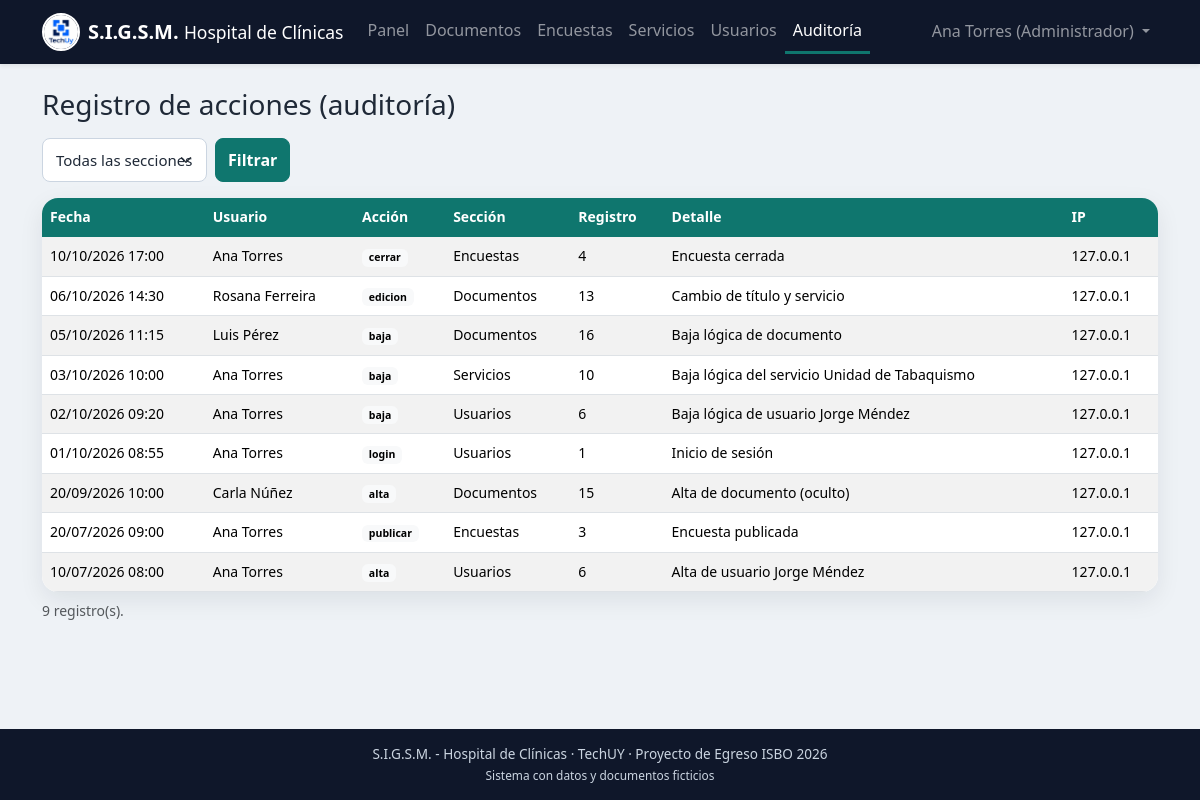
The page /admin/auditoria.php (signed in) on the database its author committed.
### tables this page shows
CREATE TABLE auditoria (
  id_auditoria    INT AUTO_INCREMENT,
  id_usuario      INT NULL,
  accion          VARCHAR(50)  NOT NULL,
  tabla_afectada  VARCHAR(50)  NOT NULL,
  id_registro     INT NULL,
  detalle         VARCHAR(255) NULL,
  ip              VARCHAR(45)  NULL,
  fecha           DATETIME     NOT NULL DEFAULT CURRENT_TIMESTAMP,
  CONSTRAINT pk_auditoria PRIMARY KEY (id_auditoria),
  CONSTRAINT fk_auditoria_usuario FOREIGN KEY (id_usuario)
    REFERENCES usuario(id_usuario)
);

CREATE TABLE usuario (
  id_usuario       INT AUTO_INCREMENT,
  nombre           VARCHAR(100) NOT NULL,
  cedula           VARCHAR(8)   NOT NULL,             
  email            VARCHAR(150) NOT NULL,
  contrasena_hash  VARCHAR(255) NOT NULL,             
  id_rol           INT          NOT NULL,
  activo           TINYINT(1)   NOT NULL DEFAULT 1,   
  fecha_alta       DATETIME     NOT NULL DEFAULT CURRENT_TIMESTAMP,
  ultimo_acceso    DATETIME     NULL,
  CONSTRAINT pk_usuario PRIMARY KEY (id_usuario),
  CONSTRAINT uq_usuario_cedula UNIQUE (cedula),
  CONSTRAINT uq_usuario_email UNIQUE (email),
  CONSTRAINT fk_usuario_rol FOREIGN KEY (id_rol)
    REFERENCES rol(id_rol)
);

### includes/funciones.php (called while the page is built, shortened)
<?php
function e($texto): string
{
    return htmlspecialchars((string) $texto, ENT_QUOTES, 'UTF-8');
}
function pagina_actual(): int
{
    $p = filter_input(INPUT_GET, 'pagina', FILTER_VALIDATE_INT);
    return ($p && $p > 0) ? $p : 1;
}

### admin/auditoria.php (the view, shortened to what this page needs)
<?php
require_once dirname(__DIR__) . '/includes/inicio.php';
$tablas = ['documento' => 'Documentos', 'usuario' => 'Usuarios', 'especialidad' => 'Servicios', 'encuesta' => 'Encuestas'];
$pagina = pagina_actual();
$where  = '1 = 1';
$params = [];
$stmt = $pdo->prepare("SELECT COUNT(*) FROM auditoria a WHERE $where");
$stmt->execute($params);
$total = (int) $stmt->fetchColumn();
$stmt = $pdo->prepare(
    "SELECT a.fecha, a.accion, a.tabla_afectada, a.id_registro, a.detalle, a.ip, u.nombre
     FROM auditoria a LEFT JOIN usuario u ON u.id_usuario = a.id_usuario
     WHERE $where
     ORDER BY a.fecha DESC, a.id_auditoria DESC
     LIMIT " . POR_PAGINA . ' OFFSET ' . (($pagina - 1) * POR_PAGINA)
);
$stmt->execute($params);
$registros = $stmt->fetchAll();
require dirname(__DIR__) . '/includes/encabezado.php';
?>
<h1 class="h3 mb-3">Registro de acciones (auditoría)</h1>
<form method="get" class="d-flex flex-wrap gap-2 mb-3">
    <select id="tabla" name="tabla" class="form-select w-auto">
        <option value="">Todas las secciones</option>
    </select>
    <button class="btn btn-primary">Filtrar</button>
</form>
<div class="table-responsive card">
    <table class="table table-striped align-middle mb-0 small">
        <thead><tr><th>Fecha</th><th>Usuario</th><th>Acción</th><th>Sección</th><th>Registro</th><th>Detalle</th><th>IP</th></tr></thead>
        <tbody>
        <?php foreach ($registros as $r): ?>
            <tr>
                <td class="text-nowrap"><?= e(date('d/m/Y H:i', strtotime($r['fecha']))) ?></td>
                <td><?= e($r['nombre'] ?? 'Visitante anónimo') ?></td>
                <td><span class="badge text-bg-light"><?= e($r['accion']) ?></span></td>
                <td><?= e($tablas[$r['tabla_afectada']] ?? $r['tabla_afectada']) ?></td>
                <td><?= e($r['id_registro'] ?? '-') ?></td>
                <td><?= e($r['detalle']) ?></td>
                <td><?= e($r['ip']) ?></td>
            </tr>
        <?php endforeach; ?>
        </tbody>
    </table>
</div>
<p class="text-muted small mt-2"><?= $total ?> registro(s).</p>
<?php require dirname(__DIR__) . '/includes/pie.php'; ?>

### public/css/estilos.css (style rules this page uses)
:root { --sigsm-primario: #0f766e; --sigsm-primario-hover: #115e59; --sigsm-fondo: #eef2f6; --sigsm-tarjeta: #ffffff; --sigsm-texto: #1f2937; --sigsm-borde: #cbd5e1; --sigsm-error: #ef4444; --sigsm-oscuro: #0f172a; --bs-primary: #0f766e; --bs-primary-rgb: 15, 118, 110; --bs-link-color: #0f766e; --bs-link-hover-color: #115e59; --bs-body-color: #1f2937; --bs-danger: #ef4444; }
body { background-color: var(--sigsm-fondo); color: var(--sigsm-texto); min-height: 100vh; display: flex; flex-direction: column; line-height: 1.6; }
.btn { border-radius: 8px; font-weight: 600; }
.btn-primary { --bs-btn-bg: #0f766e; --bs-btn-border-color: #0f766e; --bs-btn-hover-bg: #115e59; --bs-btn-hover-border-color: #115e59; --bs-btn-active-bg: #115e59; --bs-btn-active-border-color: #115e59; --bs-btn-disabled-bg: #0f766e; --bs-btn-disabled-border-color: #0f766e; }
.form-control, .form-select { border: 1px solid var(--sigsm-borde); border-radius: 8px; padding: 10px 13px; font-size: 15px; }
.card { background: var(--sigsm-tarjeta); border: none; border-radius: 16px; box-shadow: 0 8px 24px rgba(15, 23, 42, 0.08); }
.table thead th { background: var(--sigsm-primario); color: #fff; border-color: var(--sigsm-primario); white-space: nowrap; }

### rows shown on the page
auditoria: fecha "10/10/2026 17:00", id_usuario.nombre "Ana Torres", accion "cerrar", tabla_afectada "Encuestas", id_registro "4", detalle "Encuesta cerrada", ip "127.0.0.1"
auditoria: fecha "06/10/2026 14:30", id_usuario.nombre "Rosana Ferreira", accion "edicion", tabla_afectada "Documentos", id_registro "13", detalle "Cambio de título y servicio", ip "127.0.0.1"
auditoria: fecha "05/10/2026 11:15", id_usuario.nombre "Luis Pérez", accion "baja", tabla_afectada "Documentos", id_registro "16", detalle "Baja lógica de documento", ip "127.0.0.1"
auditoria: fecha "03/10/2026 10:00", id_usuario.nombre "Ana Torres", accion "baja", tabla_afectada "Servicios", id_registro "10", detalle "Baja lógica del servicio Unidad de Tabaquismo", ip "127.0.0.1"
auditoria: fecha "02/10/2026 09:20", id_usuario.nombre "Ana Torres", accion "baja", tabla_afectada "Usuarios", id_registro "6", detalle "Baja lógica de usuario Jorge Méndez", ip "127.0.0.1"
auditoria: fecha "01/10/2026 08:55", id_usuario.nombre "Ana Torres", accion "login", tabla_afectada "Usuarios", id_registro "1", detalle "Inicio de sesión", ip "127.0.0.1"
auditoria: fecha "20/09/2026 10:00", id_usuario.nombre "Carla Núñez", accion "alta", tabla_afectada "Documentos", id_registro "15", detalle "Alta de documento (oculto)", ip "127.0.0.1"
auditoria: fecha "20/07/2026 09:00", id_usuario.nombre "Ana Torres", accion "publicar", tabla_afectada "Encuestas", id_registro "3", detalle "Encuesta publicada", ip "127.0.0.1"
auditoria: fecha "10/07/2026 08:00", id_usuario.nombre "Ana Torres", accion "alta", tabla_afectada "Usuarios", id_registro "6", detalle "Alta de usuario Jorge Méndez", ip "127.0.0.1"

### other values the page prints
$texto "Panel Documentos Encuestas Servicios Usuarios Auditoría"
$_SESSION['nombre'] "Ana Torres"
$total "9"
